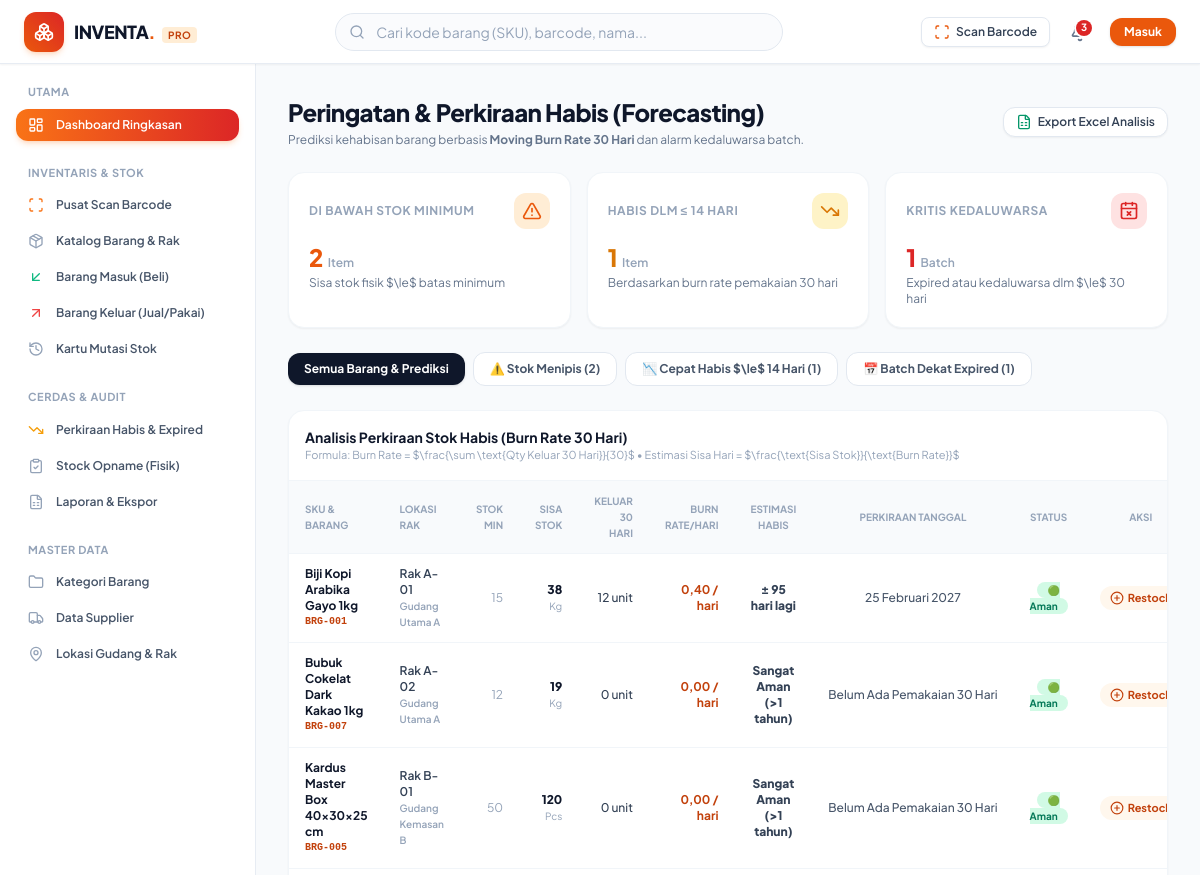
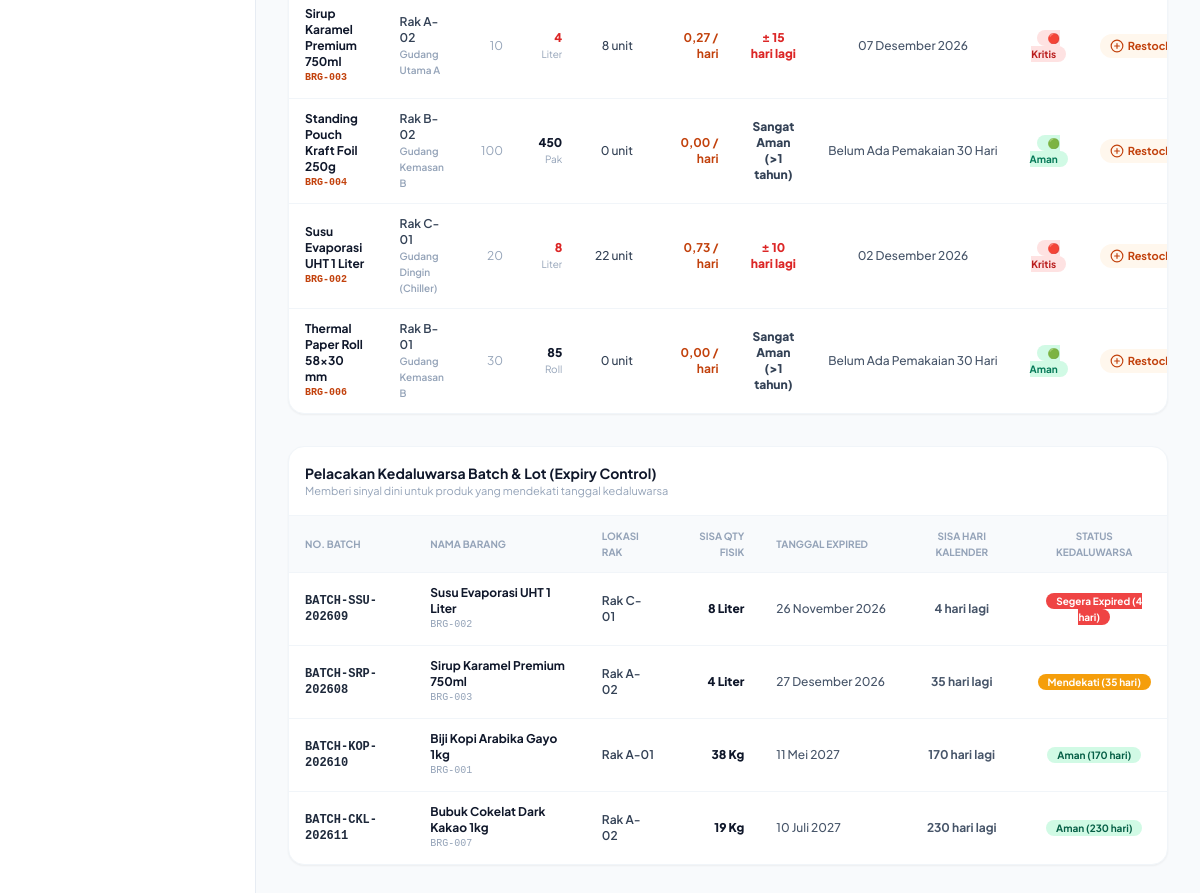
Screenshot of /pages/forecasting/index.php with the database file from the repository (2 pictures, top to bottom).
### tables this page shows
CREATE TABLE `products` (
  `id` int NOT NULL,
  `sku` varchar(50) NOT NULL,
  `barcode` varchar(100) DEFAULT NULL,
  `name` varchar(200) NOT NULL,
  `category_id` int DEFAULT NULL,
  `unit_id` int DEFAULT NULL,
  `location_id` int DEFAULT NULL,
  `purchase_price` decimal(15,2) NOT NULL DEFAULT '0.00',
  `selling_price` decimal(15,2) NOT NULL DEFAULT '0.00',
  `min_stock` int NOT NULL DEFAULT '5',
  `current_stock` int NOT NULL DEFAULT '0',
  `image` varchar(255) DEFAULT NULL,
  `track_expiry` tinyint(1) NOT NULL DEFAULT '0',
  `description` text,
  `created_at` timestamp NULL DEFAULT CURRENT_TIMESTAMP,
  `updated_at` timestamp NULL DEFAULT CURRENT_TIMESTAMP ON UPDATE CURRENT_TIMESTAMP
);

CREATE TABLE `locations` (
  `id` int NOT NULL,
  `warehouse_name` varchar(100) NOT NULL,
  `rack_code` varchar(50) NOT NULL,
  `description` varchar(255) DEFAULT NULL,
  `created_at` timestamp NULL DEFAULT CURRENT_TIMESTAMP
);

CREATE TABLE `units` (
  `id` int NOT NULL,
  `name` varchar(50) NOT NULL,
  `symbol` varchar(15) NOT NULL
);

CREATE TABLE `product_batches` (
  `id` int NOT NULL,
  `product_id` int NOT NULL,
  `batch_no` varchar(50) NOT NULL,
  `expiry_date` date DEFAULT NULL,
  `initial_qty` int NOT NULL DEFAULT '0',
  `current_qty` int NOT NULL DEFAULT '0',
  `location_id` int DEFAULT NULL,
  `created_at` timestamp NULL DEFAULT CURRENT_TIMESTAMP
);

### pages/forecasting/index.php (the view, shortened to what the rows shown need)
<?php
require_once __DIR__ . '/../../includes/header.php';
$pdo = db();
$filter = sanitize($_GET['filter'] ?? 'all');
$products = $pdo ? $pdo->query("
    SELECT p.*, c.name as category_name, u.symbol as unit_symbol, l.rack_code, l.warehouse_name
    FROM products p
    LEFT JOIN categories c ON p.category_id = c.id
    LEFT JOIN units u ON p.unit_id = u.id
    LEFT JOIN locations l ON p.location_id = l.id
    ORDER BY p.name ASC
")->fetchAll() : [];
$forecastList = [];
foreach ($products as $p) {
    $f = calculate_product_forecast((int)$p['id'], (int)$p['current_stock'], (int)$p['min_stock']);
    $item = array_merge($p, [
        'forecast' => $f,
        'is_low' => ($p['current_stock'] <= $p['min_stock'])
    ]);
    $forecastList[] = $item;
}
$stmtExp = $pdo ? $pdo->query("
    SELECT pb.*, p.sku, p.name as product_name, u.symbol as unit_symbol, l.rack_code, l.warehouse_name
    FROM product_batches pb
    JOIN products p ON pb.product_id = p.id
    LEFT JOIN units u ON p.unit_id = u.id
    LEFT JOIN locations l ON pb.location_id = l.id
    WHERE pb.current_qty > 0 AND pb.expiry_date IS NOT NULL
    ORDER BY pb.expiry_date ASC
") : null;
$batches = $stmtExp ? $stmtExp->fetchAll() : [];
?>
<div class="flex-1 flex overflow-hidden">
    <main class="flex-1 overflow-y-auto md:ml-64 p-4 sm:p-6 lg:p-8 pb-24 md:pb-8">
        <div class="mb-6 flex flex-col gap-4 sm:flex-row sm:items-center sm:justify-between">
            <div>
                <h1 class="text-2xl font-black tracking-tight text-slate-900">
                    Peringatan & Perkiraan Habis (Forecasting)
                </h1>
            </div>
        </div>
        <?php if ($filter !== 'expiring'): ?>
            <div class="overflow-hidden rounded-2xl bg-white shadow-sm border border-slate-100 mb-8">
                <div class="p-4 border-b border-slate-100 flex items-center justify-between">
                    <div>
                        <h2 class="text-sm font-bold text-slate-900">Analisis Perkiraan Stok Habis (Burn Rate 30 Hari)</h2>
                    </div>
                </div>
                <div class="overflow-x-auto">
                    <table id="forecast-table" class="w-full text-left text-xs text-slate-600">
                        <thead class="bg-slate-50 text-[10px] uppercase font-bold text-slate-400 border-b border-slate-100">
                            <tr>
                                <th class="px-4 py-3">SKU & Barang</th>
                                <th class="px-4 py-3">Lokasi Rak</th>
                                <th class="px-4 py-3 text-right">Stok Min</th>
                                <th class="px-4 py-3 text-right">Sisa Stok</th>
                                <th class="px-4 py-3 text-right">Keluar 30 Hari</th>
                                <th class="px-4 py-3 text-right">Burn Rate/Hari</th>
                                <th class="px-4 py-3 text-center">Estimasi Habis</th>
                                <th class="px-4 py-3 text-center">Perkiraan Tanggal</th>
                                <th class="px-4 py-3 text-center">Status</th>
                                <th class="px-4 py-3 text-center">Aksi</th>
                            </tr>
                        </thead>
                        <tbody class="divide-y divide-slate-100">
                            <?php foreach ($forecastList as $item):
                                $f = $item['forecast'];
                            ?>
                                <tr class="hover:bg-slate-50/80 transition">
                                    <td class="px-4 py-3">
                                        <div class="font-bold text-slate-900">
                                            <a href="<?= BASE_URL ?>index.php?page=products_detail&id=<?= $item['id'] ?>" class="hover:text-brand-600">
                                                <?= sanitize($item['name']) ?>
                                            </a>
                                        </div>
                                        <div class="font-mono text-[10px] text-brand-700 font-bold"><?= sanitize($item['sku']) ?></div>
                                    </td>
                                    <td class="px-4 py-3 font-semibold text-slate-700">
                                        <?= sanitize($item['rack_code'] ?? '-') ?>
                                        <span class="block text-[10px] text-slate-400"><?= sanitize($item['warehouse_name'] ?? '') ?></span>
                                    </td>
                                    <td class="px-4 py-3 text-right text-slate-400"><?= $item['min_stock'] ?></td>
                                    <td class="px-4 py-3 text-right font-black <?= $item['is_low'] ? 'text-crimson-600' : 'text-slate-900' ?>">
                                        <?= number_format($item['current_stock']) ?> <span class="text-[10px] font-normal text-slate-400"><?= sanitize($item['unit_symbol'] ?? '') ?></span>
                                    </td>
                                    <td class="px-4 py-3 text-right font-medium text-slate-700">
                                        <?= $f['total_out_30_days'] ?> unit
                                    </td>
                                    <td class="px-4 py-3 text-right font-bold text-brand-700">
                                        <?= $f['burn_rate_formatted'] ?>
                                    </td>
                                    <td class="px-4 py-3 text-center font-black <?= $f['status'] === 'critical' ? 'text-crimson-600' : ($f['status'] === 'warning' ? 'text-amber-600' : 'text-slate-700') ?>">
                                        <?= $f['days_remaining_text'] ?>
                                    </td>
                                    <td class="px-4 py-3 text-center font-medium text-slate-600 whitespace-nowrap">
                                        <?= $f['runout_date_formatted'] ?>
                                    </td>
                                    <td class="px-4 py-3 text-center">
                                        <?php if ($f['status'] === 'critical'): ?>
                                            <span class="rounded-full bg-red-100 px-2.5 py-0.5 text-[10px] font-bold text-crimson-700">
                                                🔴 Kritis
                                            </span>
                                        <?php elseif ($f['status'] === 'warning'): ?>
                                            <span class="rounded-full bg-amber-100 px-2.5 py-0.5 text-[10px] font-bold text-amber-700">
                                                🟡 Waspada
                                            </span>
                                        <?php else: ?>
                                            <span class="rounded-full bg-emerald-100 px-2.5 py-0.5 text-[10px] font-bold text-emerald-700">
                                                🟢 Aman
                                            </span>
                                        <?php endif; ?>
                                    </td>
                                    <td class="px-4 py-3 text-center">
                                        <a
                                            href="<?= BASE_URL ?>index.php?page=inbound_create&product_id=<?= $item['id'] ?>"
                                            class="inline-flex items-center gap-1 rounded-xl bg-brand-50 hover:bg-brand-100 px-2.5 py-1 text-[11px] font-bold text-brand-700 transition"
                                            title="Buat Pembelian Restock Masuk"
                                        >
                                            <i data-lucide="plus-circle" class="h-3.5 w-3.5"></i>
                                            <span>Restock</span>
                                        </a>
                                    </td>
                                </tr>
                            <?php endforeach; ?>
                        </tbody>
                    </table>
                </div>
            </div>
        <?php endif; ?>
        <?php if ($filter === 'all' || $filter === 'expiring'): ?>
            <div class="overflow-hidden rounded-2xl bg-white shadow-sm border border-slate-100">
                <div class="p-4 border-b border-slate-100 flex items-center justify-between">
                    <div>
                        <h2 class="text-sm font-bold text-slate-900">Pelacakan Kedaluwarsa Batch & Lot (Expiry Control)</h2>
                    </div>
                </div>
                <?php if (empty($batches)): ?>
                    <div class="py-8 text-center text-slate-400 text-xs">
                        Tidak ada batch bertanggal kedaluwarsa yang tersimpan.
                    </div>
                <?php else: ?>
                    <div class="overflow-x-auto">
                        <table class="w-full text-left text-xs text-slate-600">
                            <thead class="bg-slate-50 text-[10px] uppercase font-bold text-slate-400 border-b border-slate-100">
                                <tr>
                                    <th class="px-4 py-3">No. Batch</th>
                                    <th class="px-4 py-3">Nama Barang</th>
                                    <th class="px-4 py-3">Lokasi Rak</th>
                                    <th class="px-4 py-3 text-right">Sisa Qty Fisik</th>
                                    <th class="px-4 py-3">Tanggal Expired</th>
                                    <th class="px-4 py-3 text-center">Sisa Hari Kalender</th>
                                    <th class="px-4 py-3 text-center">Status Kedaluwarsa</th>
                                </tr>
                            </thead>
                            <tbody class="divide-y divide-slate-100">
                                <?php foreach ($batches as $b):
                                    $exp = get_expiry_status($b['expiry_date']);
                                ?>
                                    <tr class="hover:bg-slate-50/80 transition">
                                        <td class="px-4 py-3 font-mono font-bold text-slate-800"><?= sanitize($b['batch_no']) ?></td>
                                        <td class="px-4 py-3">
                                            <div class="font-bold text-slate-900"><?= sanitize($b['product_name']) ?></div>
                                            <div class="text-[10px] font-mono text-slate-400"><?= sanitize($b['sku']) ?></div>
                                        </td>
                                        <td class="px-4 py-3 font-semibold text-slate-700"><?= sanitize($b['rack_code'] ?? '-') ?></td>
                                        <td class="px-4 py-3 text-right font-black text-slate-900"><?= number_format($b['current_qty']) ?> <?= sanitize($b['unit_symbol'] ?? '') ?></td>
                                        <td class="px-4 py-3 font-medium whitespace-nowrap"><?= format_date($b['expiry_date']) ?></td>
                                        <td class="px-4 py-3 text-center font-bold">
                                            <?= $exp['days_left'] < 0 ? abs($exp['days_left']) . ' hari lewat' : $exp['days_left'] . ' hari lagi' ?>
                                        </td>
                                        <td class="px-4 py-3 text-center">
                                            <span class="rounded-full px-2.5 py-0.5 text-[10px] font-bold <?= $exp['badge_class'] ?>">
                                                <?= $exp['label'] ?>
                                            </span>
                                        </td>
                                    </tr>
                                <?php endforeach; ?>
                            </tbody>
                        </table>
                    </div>
                <?php endif; ?>
            </div>
        <?php endif; ?>
    </main>
</div>
<?php require_once __DIR__ . '/../../includes/footer.php'; ?>

### rows the page displays
products: name "Biji Kopi Arabika Gayo 1kg", sku "BRG-001", location.rack_code "Rak A-01", location.warehouse_name "Gudang Utama A", min_stock "15", current_stock "38", unit.symbol "Kg", total_out_30_days "12", burn_rate_formatted "0,40 / hari", days_remaining_text "± 95 hari lagi", runout_date_formatted "25 Februari 2027", shows "🟢 Aman"
products: name "Bubuk Cokelat Dark Kakao 1kg", sku "BRG-007", location.rack_code "Rak A-02", location.warehouse_name "Gudang Utama A", min_stock "12", current_stock "19", unit.symbol "Kg", total_out_30_days "0", burn_rate_formatted "0,00 / hari", days_remaining_text "Sangat Aman (>1 tahun)", runout_date_formatted "Belum Ada Pemakaian 30 Hari", shows "🟢 Aman"
products: name "Kardus Master Box 40x30x25 cm", sku "BRG-005", location.rack_code "Rak B-01", location.warehouse_name "Gudang Kemasan B", min_stock "50", current_stock "120", unit.symbol "Pcs", total_out_30_days "0", burn_rate_formatted "0,00 / hari", days_remaining_text "Sangat Aman (>1 tahun)", runout_date_formatted "Belum Ada Pemakaian 30 Hari", shows "🟢 Aman"
products: name "Sirup Karamel Premium 750ml", sku "BRG-003", location.rack_code "Rak A-02", location.warehouse_name "Gudang Utama A", min_stock "10", current_stock "4", unit.symbol "Liter", total_out_30_days "8", burn_rate_formatted "0,27 / hari", days_remaining_text "± 15 hari lagi", runout_date_formatted "07 Desember 2026", shows "🔴 Kritis"
products: name "Standing Pouch Kraft Foil 250g", sku "BRG-004", location.rack_code "Rak B-02", location.warehouse_name "Gudang Kemasan B", min_stock "100", current_stock "450", unit.symbol "Pak", total_out_30_days "0", burn_rate_formatted "0,00 / hari", days_remaining_text "Sangat Aman (>1 tahun)", runout_date_formatted "Belum Ada Pemakaian 30 Hari", shows "🟢 Aman"
products: name "Susu Evaporasi UHT 1 Liter", sku "BRG-002", location.rack_code "Rak C-01", location.warehouse_name "Gudang Dingin (Chiller)", min_stock "20", current_stock "8", unit.symbol "Liter", total_out_30_days "22", burn_rate_formatted "0,73 / hari", days_remaining_text "± 10 hari lagi", runout_date_formatted "02 Desember 2026", shows "🔴 Kritis"
products: name "Thermal Paper Roll 58x30 mm", sku "BRG-006", location.rack_code "Rak B-01", location.warehouse_name "Gudang Kemasan B", min_stock "30", current_stock "85", unit.symbol "Roll", total_out_30_days "0", burn_rate_formatted "0,00 / hari", days_remaining_text "Sangat Aman (>1 tahun)", runout_date_formatted "Belum Ada Pemakaian 30 Hari", shows "🟢 Aman"
product_batches: batch_no "BATCH-SSU-202609", product.name "Susu Evaporasi UHT 1 Liter", product.sku "BRG-002", location.rack_code "Rak C-01", current_qty "8", units.symbol "Liter", expiry_date "26 November 2026", expiry_date "4", expiry_date "Segera Expired (4 hari)"
product_batches: batch_no "BATCH-SRP-202608", product.name "Sirup Karamel Premium 750ml", product.sku "BRG-003", location.rack_code "Rak A-02", current_qty "4", units.symbol "Liter", expiry_date "27 Desember 2026", expiry_date "35", expiry_date "Mendekati (35 hari)"
product_batches: batch_no "BATCH-KOP-202610", product.name "Biji Kopi Arabika Gayo 1kg", product.sku "BRG-001", location.rack_code "Rak A-01", current_qty "38", units.symbol "Kg", expiry_date "11 Mei 2027", expiry_date "170", expiry_date "Aman (170 hari)"
product_batches: batch_no "BATCH-CKL-202611", product.name "Bubuk Cokelat Dark Kakao 1kg", product.sku "BRG-007", location.rack_code "Rak A-02", current_qty "19", units.symbol "Kg", expiry_date "10 Juli 2027", expiry_date "230", expiry_date "Aman (230 hari)"

### other values shown
$totalAlerts "3"
$countLowStock "2"
$countFastBurn "1"
$countExpiringSoon "1"
